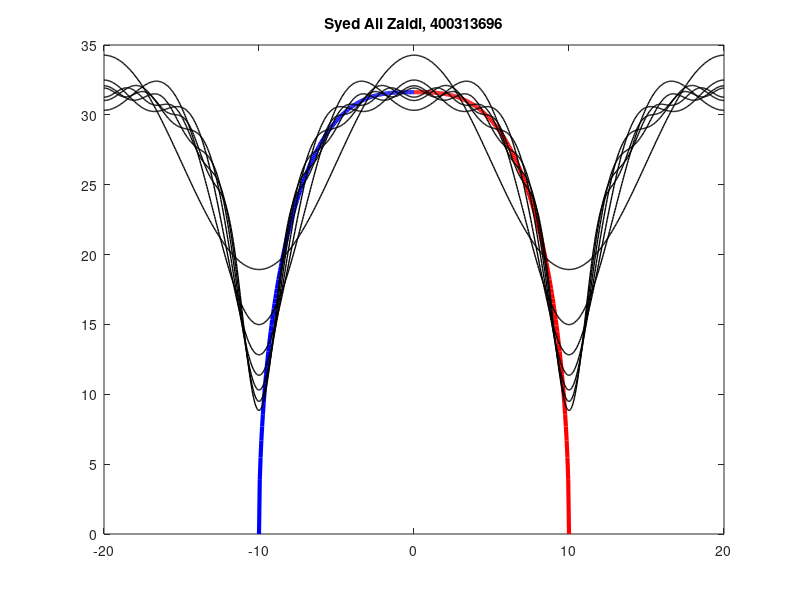

Write the MATLAB code that produced this figure.
L = 10;
x = linspace(0,L,200);
f = sqrt(1000-x.^3);

plot(x,f,'r','linewidth', 3);
title('Syed Ali Zaidi, 400313696');
x = linspace(-L,0,200);
f2 = sqrt(1000-(-x).^3);

hold on;
plot(x,f2,'b','linewidth',3);
a = zeros(1,7);
x = linspace(-2*L,-L,200);
a0 = (2/L)*trapz(x,f);
fb = zeros(1,200);
for n = 1:7
    y = f.*cos(n*pi*x/L);
    a(n) = (2/L)*trapz(x,y);
    fb = fb + a(n)*cos(n*pi*x/L);
    final = fb + a0/2;
    plot(x,final,'k','linewidth',1);
end

a = zeros(1,7);
x = linspace(-L,0,200);
a0 = (2/L)*trapz(x,f2);
fb = zeros(1,200);
for n = 1:7
    y = f2.*cos(n*pi*x/L);
    a(n) = (2/L)*trapz(x,y);
    fb = fb + a(n)*cos(n*pi*x/L);
    final = fb + a0/2;
    plot(x,final,'k','linewidth',1);
end

a = zeros(1,7);
x = linspace(0,L,200);
a0 = (2/L)*trapz(x,f);
fb = zeros(1,200);
for n = 1:7
    y = f.*cos(n*pi*x/L);
    a(n) = (2/L)*trapz(x,y);
    fb = fb + a(n)*cos(n*pi*x/L);
    final = fb + a0/2;
    plot(x,final,'k','linewidth',1);
end

a = zeros(1,7);
x = linspace(L,2*L,200);
a0 = (2/L)*trapz(x,f2);
fb = zeros(1,200);
for n = 1:7
    y = f2.*cos(n*pi*x/L);
    a(n) = (2/L)*trapz(x,y);
    fb = fb + a(n)*cos(n*pi*x/L);
    final = fb + a0/2;
    plot(x,final,'k','linewidth',1);
end
hold off